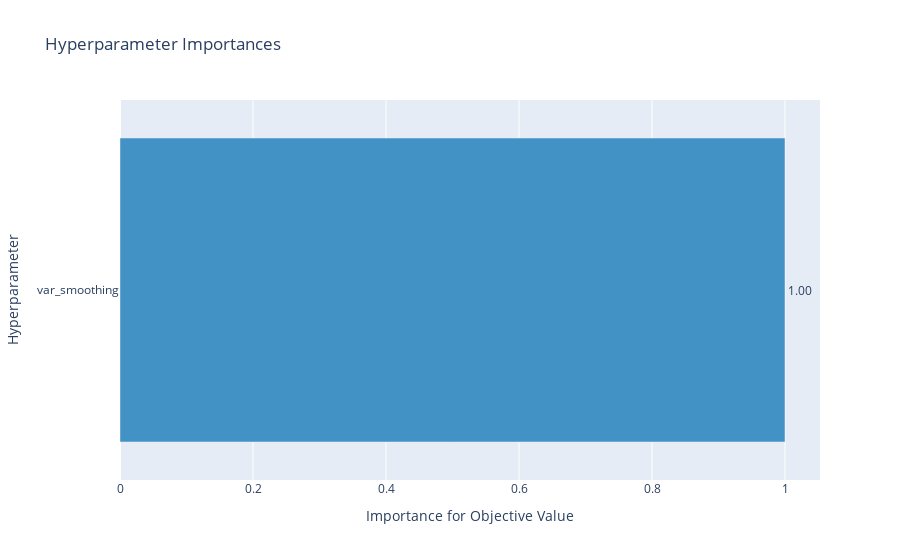
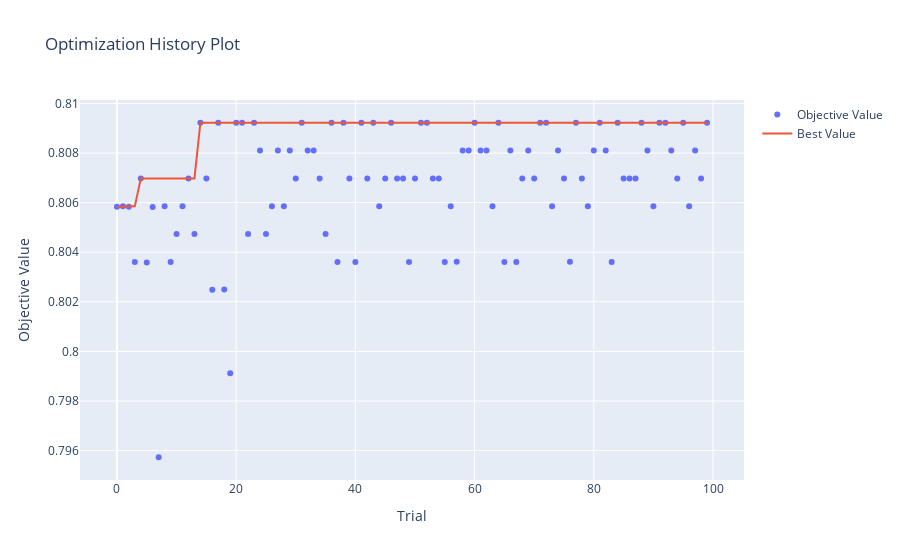

The code cell stored with these charts, in order, in its notebook:
### Markdown cell above
nb

### Code cell
study_nb = optuna.create_study(direction='maximize')
study_nb.optimize(lambda trial : objective(trial, 'nb'), n_trials=100)

print(f'Best score: {study_nb.best_trial.value},\nBest params: {study_nb.best_trial.params}')

display(optuna.visualization.plot_param_importances(study_nb))
display(optuna.visualization.plot_optimization_history(study_nb))
